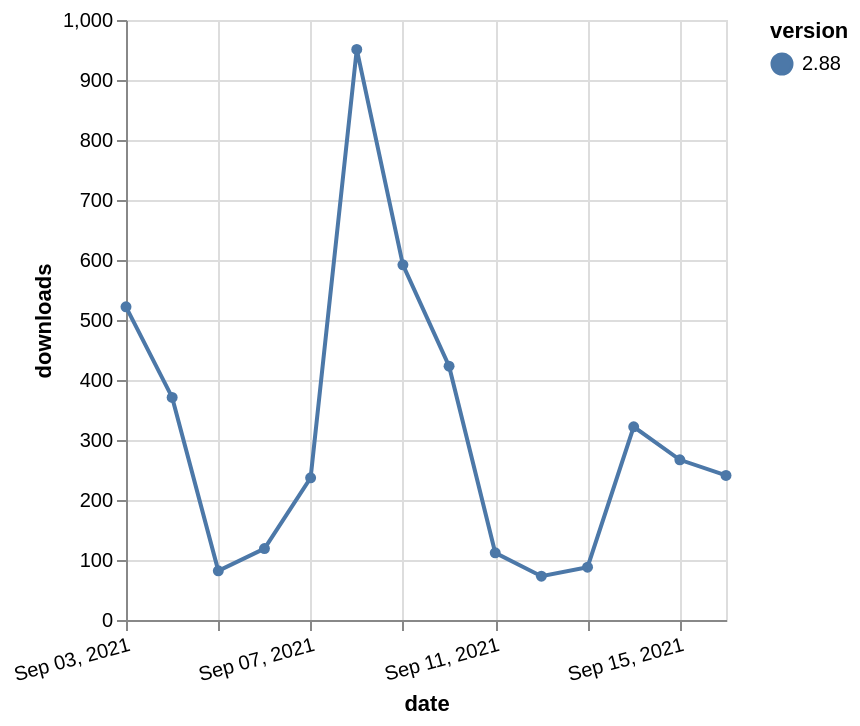

Vega-Lite specification for this chart:
### Vega-Lite specification from a JSON file in a GitHub repository (floating-point values rounded to 4 significant figures)
{"$schema": "https://vega.github.io/schema/vega-lite/v5.json", "description": "A simple bar chart with embedded data.", "data": {"values": [{"date": "2021-09-03", "total": 224498, "delta": 522, "version": "2.88"}, {"date": "2021-09-04", "total": 224869, "delta": 371, "version": "2.88"}, {"date": "2021-09-05", "total": 224951, "delta": 82, "version": "2.88"}, {"date": "2021-09-06", "total": 225070, "delta": 119, "version": "2.88"}, {"date": "2021-09-07", "total": 225307, "delta": 237, "version": "2.88"}, {"date": "2021-09-08", "total": 226258, "delta": 951, "version": "2.88"}, {"date": "2021-09-09", "total": 226850, "delta": 592, "version": "2.88"}, {"date": "2021-09-10", "total": 227273, "delta": 423, "version": "2.88"}, {"date": "2021-09-11", "total": 227385, "delta": 112, "version": "2.88"}, {"date": "2021-09-12", "total": 227458, "delta": 73, "version": "2.88"}, {"date": "2021-09-13", "total": 227546, "delta": 88, "version": "2.88"}, {"date": "2021-09-14", "total": 227868, "delta": 322, "version": "2.88"}, {"date": "2021-09-15", "total": 228135, "delta": 267, "version": "2.88"}, {"date": "2021-09-16", "total": 228376, "delta": 241, "version": "2.88"}]}, "width": "container", "mark": {"type": "line", "point": {"filled": true}}, "encoding": {"x": {"field": "date", "type": "temporal", "timeUnit": "yearmonthdate", "title": "date", "axis": {"labelAngle": -15}}, "y": {"field": "delta", "type": "quantitative", "title": "downloads"}, "color": {"field": "version", "type": "nominal"}, "tooltip": {"field": "delta"}}}
